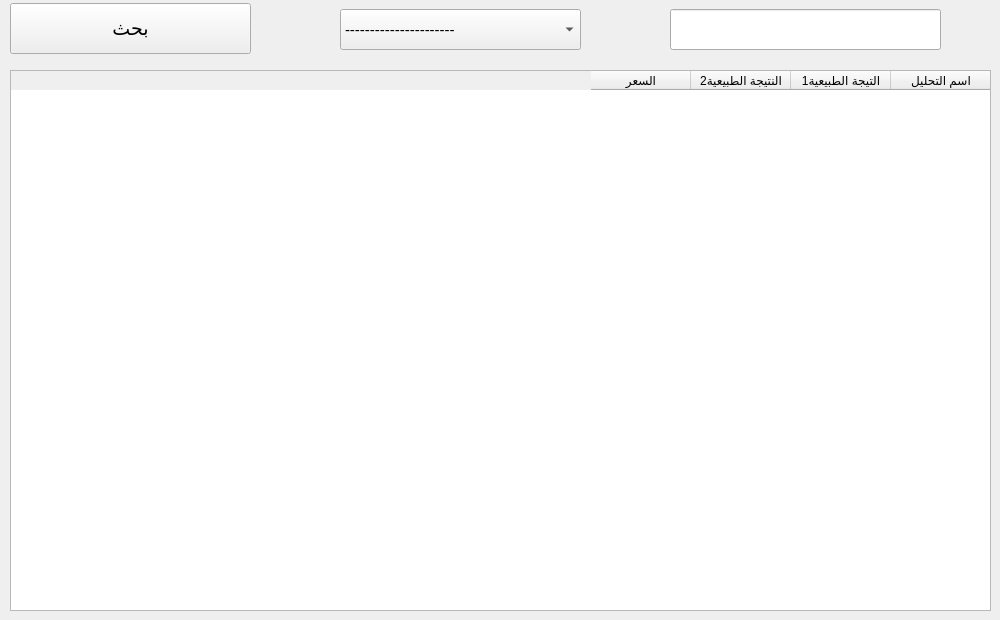
      <widget class="QWidget" name="tab_8">
       <attribute name="title">
        <string>كل التحليلات</string>
       </attribute>
       <widget class="QComboBox" name="comboBox_19">
        <property name="geometry">
         <rect>
          <x>340</x>
          <y>9</y>
          <width>241</width>
          <height>41</height>
         </rect>
        </property>
        <property name="font">
         <font>
          <pointsize>11</pointsize>
         </font>
        </property>
        <property name="editable">
         <bool>false</bool>
        </property>
        <item>
         <property name="text">
          <string>----------------------</string>
         </property>
        </item>
       </widget>
       <widget class="QPushButton" name="pushButton_20">
        <property name="geometry">
         <rect>
          <x>10</x>
          <y>3</y>
          <width>241</width>
          <height>51</height>
         </rect>
        </property>
        <property name="font">
         <font>
          <family>Segoe UI</family>
          <pointsize>14</pointsize>
         </font>
        </property>
        <property name="text">
         <string>بحث</string>
        </property>
       </widget>
       <widget class="QLineEdit" name="lineEdit_26">
        <property name="geometry">
         <rect>
          <x>670</x>
          <y>9</y>
          <width>271</width>
          <height>41</height>
         </rect>
        </property>
        <property name="font">
         <font>
          <pointsize>13</pointsize>
         </font>
        </property>
        <property name="placeholderText">
         <string/>
        </property>
       </widget>
       <widget class="QTableWidget" name="tableWidget_7">
        <property name="enabled">
         <bool>true</bool>
        </property>
        <property name="geometry">
         <rect>
          <x>10</x>
          <y>70</y>
          <width>981</width>
          <height>541</height>
         </rect>
        </property>
        <property name="sizePolicy">
         <sizepolicy hsizetype="Expanding" vsizetype="Expanding">
          <horstretch>0</horstretch>
          <verstretch>0</verstretch>
         </sizepolicy>
        </property>
        <property name="font">
         <font>
          <pointsize>9</pointsize>
          <weight>50</weight>
          <bold>false</bold>
         </font>
        </property>
        <property name="toolTip">
         <string/>
        </property>
        <property name="whatsThis">
         <string/>
        </property>
        <property name="layoutDirection">
         <enum>Qt::RightToLeft</enum>
        </property>
        <property name="autoFillBackground">
         <bool>false</bool>
        </property>
        <property name="locale">
         <locale language="Arabic" country="Iraq"/>
        </property>
        <column>
         <property name="text">
          <string>اسم التحليل</string>
         </property>
        </column>
        <column>
         <property name="text">
          <string>التيجة الطبيعية1</string>
         </property>
        </column>
        <column>
         <property name="text">
          <string>النتيجة الطبيعية2</string>
         </property>
        </column>
        <column>
         <property name="text">
          <string>السعر</string>
         </property>
        </column>
       </widget>
      </widget>
